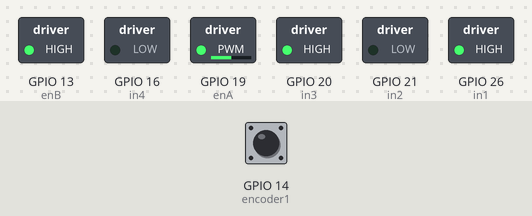
A program run on a simulated Raspberry Pi (BCM pin numbers). Parts: switched loads named in the program (green lamp = pin HIGH). Inputs (shaded band) come from the test bench; at power-on: GPIO 14 (encoder1) HIGH.

Above: at 0.1 s.
Timing chart, 0 to 1.6 s (numbered marks = the images above):
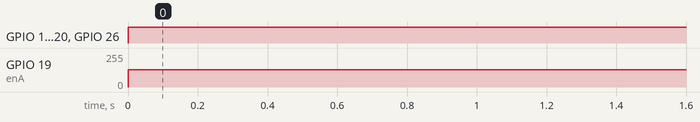

Measured:
- by itself, GPIO 13 (enB), GPIO 20 (in3), GPIO 26 (in1): LOW → HIGH at 0.00 s
- by itself, GPIO 19 (enA): 0/255 → 128/255 at 0.00 s

The program:

motors.py
```python
import RPi.GPIO as GPIO
from time import sleep

GPIO.setwarnings(True)
GPIO.setmode(GPIO.BCM)

in1 = 26
in2 = 21
in3 = 20
in4 = 16
enA = 19
enB = 13

encoder1 = 14

GPIO.setup(in1, GPIO.OUT, initial=GPIO.LOW)
GPIO.setup(in2, GPIO.OUT, initial=GPIO.LOW)
GPIO.setup(enA, GPIO.OUT, initial=GPIO.LOW)
GPIO.setup(in3, GPIO.OUT, initial=GPIO.LOW)
GPIO.setup(in4, GPIO.OUT, initial=GPIO.LOW)
GPIO.setup(enB, GPIO.OUT, initial=GPIO.LOW)
GPIO.setup(encoder1, GPIO.IN)

speedControl1 = GPIO.PWM(enA, 1000)
speedControl2 = GPIO.PWM(enB, 1000)

speed = 90

last_read_speed_enc1_val = None
encoder_steps = 20
distance_per_step = 1/20

enc1_step_count = 0
total_enc1_step_count = 0


try:
    while True:
        GPIO.output(in1, GPIO.HIGH)
        GPIO.output(in2, GPIO.LOW)
        GPIO.output(in3, GPIO.HIGH)
        GPIO.output(in4, GPIO.LOW)
        speedControl1.start(50)
        speedControl2.start(100)

        current_speed_enc1_val = GPIO.input(encoder1)

        if last_read_speed_enc1_val != current_speed_enc1_val:
            last_read_speed_enc1_val = current_speed_enc1_val
            enc1_step_count += 1
            total_enc1_step_count += 1

        if enc1_step_count == encoder_steps:
            print(enc1_step_count, total_enc1_step_count)
            enc1_step_count = 0
            # print("One rev travelled")
            print(f"Total distance travelled = {total_enc1_step_count * distance_per_step}")


except KeyboardInterrupt:
    GPIO.cleanup()
```
